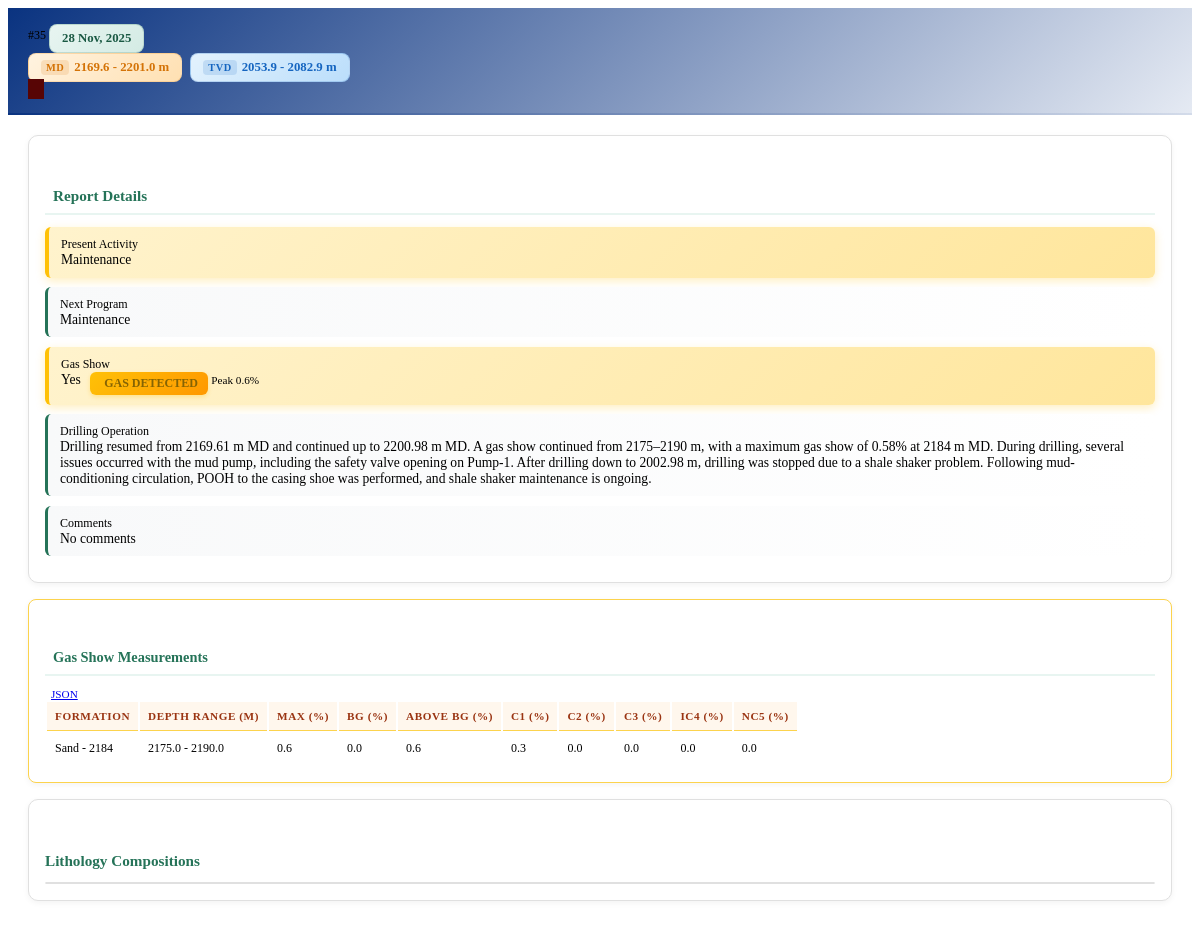
Page /drilling-reports/detail/49/ (signed in) on the committed database.
### plotter/models.py (models this page shows, shortened)
class DailyDrillingReport(models.Model):
    well = models.ForeignKey(Well, on_delete=models.CASCADE, related_name='drilling_reports')
    report_no = models.IntegerField(blank=True, null=True)
    date = models.DateField(blank=True, null=True)
    depth_start = models.FloatField(help_text="start depth (MD) in meters")
    depth_end = models.FloatField(help_text="end depth (MD) in meters")
    depth_start_tvd = models.FloatField(help_text="start depth (TVD) in meters", blank=True, null=True)
    depth_end_tvd = models.FloatField(help_text="end depth (TVD) in meters", blank=True, null=True)
    current_operation = models.TextField(blank=True, null=True)
    present_activity = models.TextField(blank=True, null=True)
    csg = models.TextField(blank=True, null=True)
    last_csg = models.TextField(blank=True, null=True)
    next_program = models.TextField(blank=True, null=True)
    gas_show = models.BooleanField(default=False, help_text="Indicates if any gas show was observed during this report")
    comments = models.TextField(blank=True, null=True)
    class Meta:
        ordering = ['date', 'depth_start']
        verbose_name = 'Daily Drilling Report'
        verbose_name_plural = 'Daily Drilling Reports'

class GasShowMeasurement(models.Model):
    drilling_report = models.ForeignKey(
        DailyDrillingReport,
        on_delete=models.CASCADE,
        related_name='gas_show_measurements',
    )
    formation = models.CharField(max_length=100, help_text="Formation where the gas show was observed")
    start_depth_m = models.FloatField(help_text="Start depth in meters")
    end_depth_m = models.FloatField(help_text="End depth in meters")
    max_percent = models.FloatField(help_text="Maximum gas percentage")
    bg_percent = models.FloatField(help_text="Background gas percentage")
    above_bg_percent = models.FloatField(help_text="Gas percentage above background")
    c1_percent = models.FloatField(help_text="Methane (C1) percentage")
    c2_percent = models.FloatField(help_text="Ethane (C2) percentage")
    c3_percent = models.FloatField(help_text="Propane (C3) percentage")
    ic4_percent = models.FloatField(help_text="Iso-butane (iC4) percentage")
    nc5_percent = models.FloatField(help_text="Normal pentane (nC5) percentage")
    remarks = models.TextField(blank=True, null=True, help_text="Additional notes for this gas show entry")
    class Meta:
        ordering = ['drilling_report', 'start_depth_m']
        verbose_name = 'Gas Show Measurement'
        verbose_name_plural = 'Gas Show Measurements'

### plotter/views.py (the view, shortened to what this page needs)
# urls.py: path('drilling-reports/detail/<int:report_id>/', views.drilling_report_detail, name='drilling_report_detail'),
@login_required
def drilling_report_detail(request, report_id):
    report = get_object_or_404(
        DailyDrillingReport.objects.select_related('well').prefetch_related('lithologies', 'gas_show_measurements'),
        pk=report_id
    )
    lithologies = []
    gas_show_measurements = []
    for gsm in report.gas_show_measurements.all():
        gas_show_measurements.append({
            'formation': gsm.formation,
            'start_depth_m': gsm.start_depth_m,
            'end_depth_m': gsm.end_depth_m,
            'max_percent': gsm.max_percent,
            'bg_percent': gsm.bg_percent,
            'above_bg_percent': gsm.above_bg_percent,
            'c1_percent': gsm.c1_percent,
            'c2_percent': gsm.c2_percent,
            'c3_percent': gsm.c3_percent,
            'ic4_percent': gsm.ic4_percent,
            'nc5_percent': gsm.nc5_percent,
            'remarks': gsm.remarks,
        })
    processed_report = {
        'id': report.id,
        'well_id': report.well.id,
        'well_name': report.well.name,
        'report_no': report.report_no,
        'date': report.date.strftime('%d %b, %Y') if report.date else '—',
        'date_iso': report.date.strftime('%Y-%m-%d') if report.date else '',
        'depth_start': report.depth_start,
        'depth_end': report.depth_end,
        'depth_start_tvd': report.depth_start_tvd,
        'depth_end_tvd': report.depth_end_tvd,
        'current_operation': report.current_operation,
        'present_activity': report.present_activity,
        'next_program': report.next_program,
        'gas_show': report.gas_show,
        'comments': report.comments,
        'lithologies': lithologies,
        'gas_show_measurements': gas_show_measurements,
        'gas_show_peak': max((gsm['max_percent'] for gsm in gas_show_measurements), default=None) if gas_show_measurements else None,
        'daily_progress': report.depth_end - report.depth_start,
    }
    if request.headers.get('X-Requested-With') == 'XMLHttpRequest':
        return JsonResponse({'report': processed_report})
    context = {
        'report': processed_report,
        'selected_well': str(report.well.id),
    }
    return render(request, 'visualization/drilling_report_detail.html', context)

### plotter/templates/visualization/drilling_report_detail.html (shortened to what this page needs)
{% load static %}
<div class="card report-card"
    data-report-id="{{ report.id }}"
    data-depth-start="{{ report.depth_start }}"
    data-depth-end="{{ report.depth_end }}"
    data-has-gas="{{ report.gas_show|yesno:'true,false' }}"
    data-gas-measurements="{{ report.gas_show_measurements|length }}">
    <div class="card-header d-flex justify-content-between align-items-center">
        <div class="d-flex align-items-center flex-wrap gap-2">
            {% if report.report_no %}
            <span class="badge bg-primary" style="font-size: 0.75rem;">
                #{{ report.report_no }}
            </span>
            {% endif %}
            <span class="report-date">
                {{ report.date}}
            </span>
            <div class="depth-badges">
                <span class="report-depth-md">
                    {{ report.depth_start|floatformat:1 }} - {{ report.depth_end|floatformat:1 }} m
                </span>
                {% if report.depth_start_tvd and report.depth_end_tvd %}
                <span class="report-depth-tvd">
                    {{ report.depth_start_tvd|floatformat:1 }} - {{ report.depth_end_tvd|floatformat:1 }} m
                </span>
                {% endif %}
            </div>
            {% with report_date=report.date|date:'Y-m-d' %}
            <a href="{% url 'generate_drilling_reports_pdf' %}?well={{ selected_well }}&date={{ report.date_iso }}"
                class="btn btn-sm btn-outline-light ms-2"
                target="_blank"
                style="background-color: #570505; padding: 3px 8px; font-size: 0.8rem;"
                title="Download PDF Report for {{ report.date }}">
            </a>
            {% endwith %}
        </div>
    </div>
    <div class="card-body">
        <div class="row">
            <div class="col-md-6">
                <div class="info-section-modern">
                    <h6>
                        Report Details
                    </h6>
                    <div class="info-row-modern {% if report.gas_show %}gas-show-highlight{% endif %}">
                        <div class="fw-semibold text-muted" style="font-size: 0.75rem;">
                            Present Activity
                        </div>
                        <div class="mt-1">
                            {{ report.present_activity|default:"Not specified"|safe }}
                        </div>
                    </div>
                    <div class="info-row-modern">
                        <div class="fw-semibold text-muted" style="font-size: 0.75rem;">
                            Next Program
                        </div>
                        <div class="mt-1">
                            {{ report.next_program|default:"Not specified"|safe }}
                        </div>
                    </div>
                    <div class="info-row-modern {% if report.gas_show %}gas-show-highlight{% endif %}">
                        <div class="fw-semibold text-muted d-flex align-items-center" style="font-size: 0.75rem;">
                            Gas Show
                        </div>
                        <div class="mt-1 d-flex flex-wrap align-items-center gap-2">
                            <span>{{ report.gas_show|yesno:"Yes,No" }}</span>
                            {% if report.gas_show %}
                            <span class="gas-show-badge">
                                GAS DETECTED
                            </span>
                            {% endif %}
                            {% if report.gas_show_peak %}
                            <span class="badge text-bg-warning" style="font-size: 0.7rem;">
                                Peak {{ report.gas_show_peak|floatformat:1 }}%
                            </span>
                            {% endif %}
                        </div>
                    </div>
                    <div class="info-row-modern">
                        <div class="fw-semibold text-muted" style="font-size: 0.75rem;">
                            Drilling Operation
                        </div>
                        <div class="mt-1">
                            {{ report.current_operation|default:"Not specified"|safe }}
                        </div>
                    </div>
                    <div class="info-row-modern">
                        <div class="fw-semibold text-muted" style="font-size: 0.75rem;">
                            Comments
                        </div>
                        <div class="mt-1">
                            {{ report.comments|default:"No comments"|safe|linebreaksbr }}
                        </div>
                    </div>
                </div>
                {% if report.gas_show_measurements %}
                <div class="mt-3">
                    <div class="info-section-modern gas-show-table-wrapper">
                        <div class="d-flex justify-content-between align-items-center mb-2">
                            <h6 class="mb-0" style="color: #257358; font-weight: 600; font-size: 0.9rem;">
                                Gas Show Measurements
                            </h6>
                            <a class="btn btn-sm btn-outline-secondary"
                               href="{% url 'gas_show_measurements' report.id %}"
                               target="_blank"
                               style="font-size: 0.7rem; padding: 2px 6px;">
                                 JSON
                            </a>
                        </div>
                        <div class="table-responsive">
                            <table class="table table-sm gas-show-table">
                                <thead>
                                    <tr>
                                        <th>Formation</th>
                                        <th>Depth Range (m)</th>
                                        <th>Max (%)</th>
                                        <th>BG (%)</th>
                                        <th>Above BG (%)</th>
                                        <th>C1 (%)</th>
                                        <th>C2 (%)</th>
                                        <th>C3 (%)</th>
                                        <th>iC4 (%)</th>
                                        <th>nC5 (%)</th>
                                    </tr>
                                </thead>
                                <tbody>
                                    {% for measurement in report.gas_show_measurements %}
                                    <tr>
                                        <td>{{ measurement.formation }}</td>
                                        <td>{{ measurement.start_depth_m|floatformat:1 }} - {{ measurement.end_depth_m|floatformat:1 }}</td>
                                        <td>{{ measurement.max_percent|floatformat:1 }}</td>
                                        <td>{{ measurement.bg_percent|floatformat:1 }}</td>
                                        <td>{{ measurement.above_bg_percent|floatformat:1 }}</td>
                                        <td>{{ measurement.c1_percent|floatformat:1 }}</td>
                                        <td>{{ measurement.c2_percent|floatformat:1 }}</td>
                                        <td>{{ measurement.c3_percent|floatformat:1 }}</td>
                                        <td>{{ measurement.ic4_percent|floatformat:1 }}</td>
                                        <td>{{ measurement.nc5_percent|floatformat:1 }}</td>
                                    </tr>
                                    {% endfor %}
                                </tbody>
                            </table>
                        </div>
                    </div>
                </div>
                {% endif %}
            </div>
            <div class="col-md-6">
                <div class="lithology-section">
                    <h6 style="color: #257358; font-weight: 600; font-size: 0.95rem;">
                        Lithology Compositions
                    </h6>
                    <div style="border: 1px solid #e0e0e0; border-radius: 6px; overflow: hidden; background: white; line-height: 0; font-size: 0; display: flex; flex-direction: column;">
                    </div>
                </div>
            </div>
        </div>
    </div>
</div>

### rows in the picture
DailyDrillingReport: depth_start "2169.6", depth_end "2201.0", depth_start_tvd "2053.9", depth_end_tvd "2082.9", present_activity "Maintenance", next_program "Maintenance", current_operation "Drilling resumed from 2169.61 m MD and continued up to 2200.98 m MD. A gas show continued from 2175–2190 m, with a maximum gas show of 0.58% at 2184 m MD. During drilling, several issues occurred with the mud pump, including the safety valve opening on Pump-1. After drilling down to 2002.98 m, drilling was stopped due to a shale shaker problem. Following mud-conditioning circulation, POOH to the casing shoe was performed, and shale shaker maintenance is ongoing."
GasShowMeasurement: gas_show_peak "0.6", formation "Sand - 2184", start_depth_m "2175.0", end_depth_m "2190.0", max_percent "0.6", bg_percent "0.0", above_bg_percent "0.6", c1_percent "0.3", c2_percent "0.0", c3_percent "0.0", ic4_percent "0.0", nc5_percent "0.0"

### other values in the picture
{{ report.report_no }} "35"
{{ report.date }} "28 Nov, 2025"
{{ report.gas_show|yesno:"Yes,No" }} "Yes"
{{ report.comments|default:"No comments"|safe|linebreaksbr }} "No comments"
